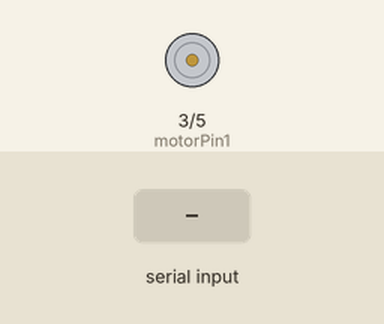
This sketch was run on a simulated Arduino Uno, built with avr-gcc and run on an emulated ATmega328P. Shown: motor-driver pin pairs drawn as motors (green arrow = first pin HIGH = forward, orange = second pin HIGH = backward, longer = more drive). The test bench sets the inputs (shaded band). What the sketch prints to the serial monitor is not drawn.

Above: at 1.2 s.
1.3 s: "1" received over Serial
At 2.0 s:
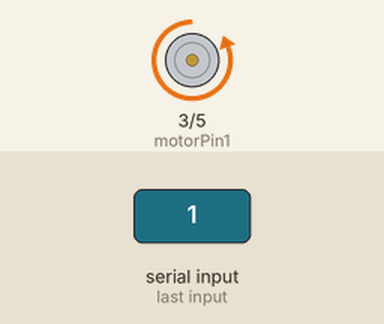
2.8 s: "1" received over Serial
At 4.9 s:
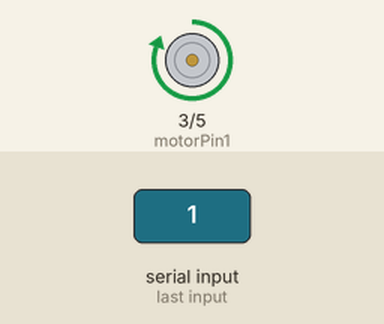
Timing chart, 0 to 7.3 s (numbered marks = the images above; inputs shaded):
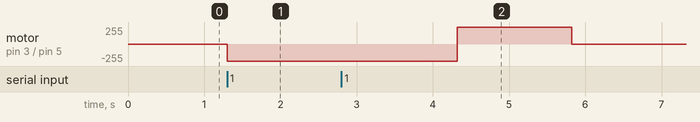

The sketch:

actuate_hand.ino
```cpp
/*
Program: actuate_hand.ino
Created By: Josh Chan, Justin Fuerth, Matthew Snell
Last Modified: April 2nd, 2014
Description: Program to actuate a DC motor connected to a prosthetic hand.
Receives actuation commnad from a Python script.
*/

// uses pins 3 and 5 for PWM
int motorPin1 = 3;
int motorPin2 = 5;

//iterator
int i = 0;

//state of the hand
//0 = open
//1 = closed
int state = 0;

void setup(){
	// Open serial connection.
	Serial.begin(9600);

	//set pins as outputs
	pinMode(motorPin1,OUTPUT);
	pinMode(motorPin2,OUTPUT);

	//write two messages to Python. The first is to connect to the serial port,
	//the second is to let Python know that the hand is ready to be actuated.
	Serial.write('1');
	Serial.write('1');
}

void loop(){

	//poll the serial port to see if a message has been written to the buffer from Python
	//this also removes the message from the buffer, letting Python know that the Arduino
	//is now in the busy state. Python will not send any messages during this time.
	if(Serial.available() > 0 && Serial.read()=='1'){

		//when a message is sent, check the state of the hand
		if (state == 0)
		{

			//if the hand is open, close it and change the state to open
			close_hand(motorPin1,motorPin2);
			state = 1;

			//let Python know it is in the ready state again
			Serial.write('1');
		}
		else
		{
			//open the hand and change the state to open
			open_hand(motorPin1,motorPin2);
			state = 0;

			//let Python know it is in the ready state again
			Serial.write('1');
		}
	}
}


/*
This function rotates the DC motor for a set amount of time
that was determined iteratively. When the rotation stops,
the prosthetic hand will be in the fully closed position.
*/
void close_hand(int motorPin1, int motorPin2)
{
	digitalWrite(motorPin1,LOW);

	for (i = 0; i<3000; i++)
	{
		digitalWrite(motorPin2, HIGH);
		delayMicroseconds(1000);
	}

	digitalWrite(motorPin2,LOW);
}


/*
This function reverses the effects on the prosthetic hand
caused by the close_hand function. It reverses the polarity of
the DC motor, causing it to rotate in the opposite direction.
*/
void open_hand(int motorPin1, int motorPin2)
{
	digitalWrite(motorPin2,LOW);

	for (i = 0; i<700; i++)
	{
		digitalWrite(motorPin1, HIGH);
		delayMicroseconds(1000);
	}
	delay(800);

	digitalWrite(motorPin1,LOW);
}
```

Measured:
- after the input at 1.3 s, motor on pin 3 (motorPin1) / pin 5 (motorPin2): stopped → backward 255/255 at once
- after the input at 2.8 s, motor on pin 3 (motorPin1) / pin 5 (motorPin2): backward 255/255 → forward 255/255 after 1.5 s, → stopped 1.5 s later
